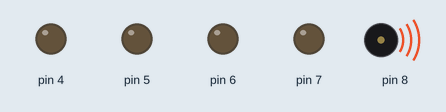
Bench run of a sketch on a simulated Arduino Uno, built with avr-gcc and run on an emulated ATmega328P. Shown: output pins drawn as LEDs (lit = HIGH), buzzer (waves = sounding).

Above: at 0.05 s.
At 1.52 s:
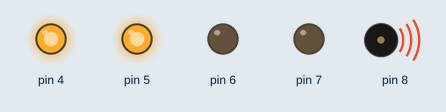
At 2.92 s:
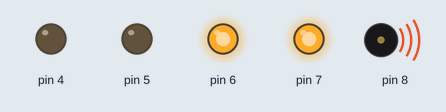
Timing chart, 0 to 3.2 s (numbered marks = the images above):
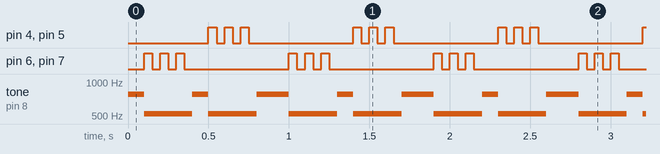

Measured:
- by itself, pin 4–7: repeats every 0.90 s: 2 × (LOW 0.05 s, HIGH 0.05 s), LOW 0.65 s, HIGH 0.05 s
- by itself, tone on pin 8: repeats every 0.90 s: 525 Hz 0.30 s, 780 Hz 0.10 s, 525 Hz 0.30 s, 780 Hz 0.20 s

The sketch:

PoliceSoundAndLed.ino
```cpp
int ledDelay = 50; // delay by 50ms


void setup() {
pinMode(4, OUTPUT);
pinMode(5, OUTPUT);
pinMode(6, OUTPUT);
pinMode(7, OUTPUT);
pinMode(8, OUTPUT);

}

void loop() {
tone(8,780,400);
delay(100);
tone(8,525,400);

digitalWrite(6, HIGH);
digitalWrite(7, HIGH);
delay(ledDelay);

digitalWrite(6, LOW);
digitalWrite(7, LOW);
delay(ledDelay);

digitalWrite(6, HIGH);
digitalWrite(7, HIGH);
delay(ledDelay);

digitalWrite(6, LOW);
digitalWrite(7, LOW);
delay(ledDelay);

digitalWrite(6, HIGH);
digitalWrite(7, HIGH);
delay(ledDelay);

digitalWrite(6, LOW);
digitalWrite(7, LOW);
delay(ledDelay);


tone(8,780,400);
delay(100);
tone(8,525,400);

digitalWrite(4, HIGH);
digitalWrite(5, HIGH);
delay(ledDelay);

digitalWrite(4, LOW);
digitalWrite(5, LOW);
delay(ledDelay);

digitalWrite(4, HIGH);
digitalWrite(5, HIGH);
delay(ledDelay);

digitalWrite(4, LOW);
digitalWrite(5, LOW);
delay(ledDelay);

digitalWrite(4, HIGH);
digitalWrite(5, HIGH);
delay(ledDelay);

digitalWrite(4, LOW);
digitalWrite(5, LOW);
delay(ledDelay);
tone(8,780,400);
delay(100);
tone(8,525,400);


}
```
